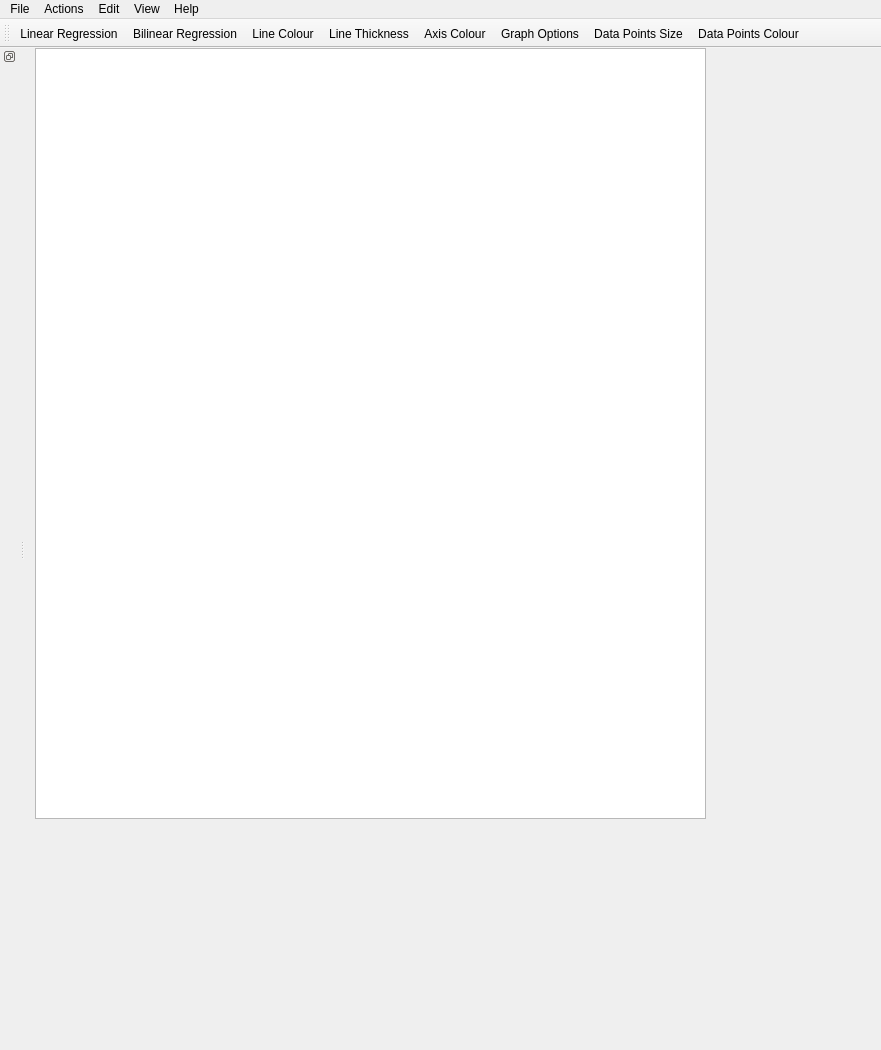
<?xml version="1.0" encoding="UTF-8"?>
<ui version="4.0">
 <class>GraphWindow</class>
 <widget class="QMainWindow" name="GraphWindow">
  <property name="geometry">
   <rect>
    <x>0</x>
    <y>0</y>
    <width>881</width>
    <height>1050</height>
   </rect>
  </property>
  <property name="windowTitle">
   <string>GraphWindow</string>
  </property>
  <widget class="QWidget" name="centralwidget">
   <widget class="QGraphicsView" name="graphicsView">
    <property name="geometry">
     <rect>
      <x>10</x>
      <y>0</y>
      <width>671</width>
      <height>771</height>
     </rect>
    </property>
    <property name="sizePolicy">
     <sizepolicy hsizetype="Expanding" vsizetype="Expanding">
      <horstretch>0</horstretch>
      <verstretch>0</verstretch>
     </sizepolicy>
    </property>
    <property name="contextMenuPolicy">
     <enum>Qt::ActionsContextMenu</enum>
    </property>
   </widget>
  </widget>
  <widget class="QMenuBar" name="menubar">
   <property name="geometry">
    <rect>
     <x>0</x>
     <y>0</y>
     <width>881</width>
     <height>21</height>
    </rect>
   </property>
   <widget class="QMenu" name="menuFile">
    <property name="title">
     <string>File</string>
    </property>
    <addaction name="actionNew"/>
    <addaction name="actionNew_Window"/>
    <addaction name="actionOpen"/>
    <addaction name="actionSave"/>
    <addaction name="actionSave_As"/>
    <addaction name="separator"/>
    <addaction name="actionExit"/>
   </widget>
   <widget class="QMenu" name="menuEdit">
    <property name="title">
     <string>Edit</string>
    </property>
    <widget class="QMenu" name="menuLine">
     <property name="title">
      <string>Line</string>
     </property>
     <addaction name="actionColour"/>
     <addaction name="actionThickness"/>
     <addaction name="actionData_Points_Colour"/>
     <addaction name="actionData_Points_Size"/>
    </widget>
    <widget class="QMenu" name="menuAdd_Data">
     <property name="title">
      <string>Add Data</string>
     </property>
     <addaction name="actionLinear_Regression"/>
     <addaction name="actionBilinear_Regression"/>
     <addaction name="actionData"/>
    </widget>
    <widget class="QMenu" name="menuAxis">
     <property name="title">
      <string>Axis</string>
     </property>
     <addaction name="actionGraph_Options"/>
     <addaction name="actionColour_axis"/>
    </widget>
    <addaction name="menuLine"/>
    <addaction name="menuAxis"/>
    <addaction name="menuAdd_Data"/>
    <addaction name="separator"/>
    <addaction name="actionConstant_Term"/>
    <addaction name="actionCut_Line_at_x0"/>
   </widget>
   <widget class="QMenu" name="menuHelp">
    <property name="title">
     <string>Help</string>
    </property>
    <widget class="QMenu" name="menuProgram_Usage">
     <property name="title">
      <string>Program Usage</string>
     </property>
     <addaction name="actionLinear"/>
     <addaction name="actionBilinear"/>
    </widget>
    <addaction name="menuProgram_Usage"/>
   </widget>
   <widget class="QMenu" name="menuView">
    <property name="title">
     <string>View</string>
    </property>
    <addaction name="actionEnable_Scrollbars"/>
    <addaction name="actionCurrent_Plot_Toolbar"/>
   </widget>
   <widget class="QMenu" name="menuActions">
    <property name="title">
     <string>Actions</string>
    </property>
    <addaction name="actionPlot"/>
    <addaction name="actionPlot_Bilinear_Line"/>
    <addaction name="actionClear_Graph"/>
   </widget>
   <addaction name="menuFile"/>
   <addaction name="menuActions"/>
   <addaction name="menuEdit"/>
   <addaction name="menuView"/>
   <addaction name="menuHelp"/>
  </widget>
  <widget class="QToolBar" name="toolBar">
   <property name="windowTitle">
    <string>toolBar_2</string>
   </property>
   <attribute name="toolBarArea">
    <enum>TopToolBarArea</enum>
   </attribute>
   <attribute name="toolBarBreak">
    <bool>false</bool>
   </attribute>
   <addaction name="actionLinear_Regression"/>
   <addaction name="actionBilinear_Regression"/>
   <addaction name="actionColour"/>
   <addaction name="actionThickness"/>
   <addaction name="actionColour_axis"/>
   <addaction name="actionGraph_Options"/>
   <addaction name="actionData_Points_Size"/>
   <addaction name="actionData_Points_Colour"/>
  </widget>
  <widget class="QDockWidget" name="dockWidget">
   <property name="sizePolicy">
    <sizepolicy hsizetype="Fixed" vsizetype="Fixed">
     <horstretch>0</horstretch>
     <verstretch>0</verstretch>
    </sizepolicy>
   </property>
   <property name="features">
    <set>QDockWidget::DockWidgetFloatable|QDockWidget::DockWidgetMovable|QDockWidget::DockWidgetVerticalTitleBar</set>
   </property>
   <attribute name="dockWidgetArea">
    <number>1</number>
   </attribute>
   <widget class="QWidget" name="dockWidgetContents_2">
    <widget class="QTabWidget" name="tabWidget">
     <property name="enabled">
      <bool>true</bool>
     </property>
     <property name="geometry">
      <rect>
       <x>0</x>
       <y>0</y>
       <width>231</width>
       <height>1011</height>
      </rect>
     </property>
     <property name="currentIndex">
      <number>0</number>
     </property>
     <widget class="QWidget" name="Linear">
      <attribute name="title">
       <string>Linear</string>
      </attribute>
      <widget class="QGroupBox" name="groupBox_3">
       <property name="geometry">
        <rect>
         <x>0</x>
         <y>0</y>
         <width>211</width>
         <height>411</height>
        </rect>
       </property>
       <property name="title">
        <string>Current Data</string>
       </property>
       <widget class="QWidget" name="layoutWidget">
        <property name="geometry">
         <rect>
          <x>10</x>
          <y>20</y>
          <width>191</width>
          <height>381</height>
         </rect>
        </property>
        <layout class="QVBoxLayout" name="verticalLayout_4">
         <item>
          <widget class="QTableView" name="tableView"/>
         </item>
         <item>
          <layout class="QHBoxLayout" name="horizontalLayout_3">
           <item>
            <widget class="QLabel" name="label_7">
             <property name="text">
              <string>A (c1)</string>
             </property>
            </widget>
           </item>
           <item>
            <widget class="QLabel" name="label_8">
             <property name="text">
              <string>B (c0)</string>
             </property>
            </widget>
           </item>
          </layout>
         </item>
         <item>
          <layout class="QHBoxLayout" name="horizontalLayout_2">
           <item>
            <widget class="QLCDNumber" name="lcdNumber_a"/>
           </item>
           <item>
            <widget class="QLCDNumber" name="lcdNumber_b"/>
           </item>
          </layout>
         </item>
         <item>
          <widget class="QCheckBox" name="checkBox">
           <property name="text">
            <string>Constant Term?</string>
           </property>
           <property name="checked">
            <bool>true</bool>
           </property>
          </widget>
         </item>
         <item>
          <widget class="QPushButton" name="pushButton_inputfile">
           <property name="text">
            <string>Input File</string>
           </property>
           <property name="icon">
            <iconset resource="icons.qrc">
             <normaloff>:/icons/img/add_data.png</normaloff>:/icons/img/add_data.png</iconset>
           </property>
          </widget>
         </item>
         <item>
          <widget class="QPushButton" name="pushButton_plot">
           <property name="text">
            <string>Plot Linear Line</string>
           </property>
           <property name="icon">
            <iconset resource="icons.qrc">
             <normaloff>:/icons/img/start.png</normaloff>:/icons/img/start.png</iconset>
           </property>
          </widget>
         </item>
        </layout>
       </widget>
      </widget>
      <widget class="QGroupBox" name="groupBox_4">
       <property name="geometry">
        <rect>
         <x>0</x>
         <y>690</y>
         <width>211</width>
         <height>61</height>
        </rect>
       </property>
       <property name="title">
        <string>Options</string>
       </property>
       <widget class="QWidget" name="layoutWidget">
        <property name="geometry">
         <rect>
          <x>10</x>
          <y>20</y>
          <width>191</width>
          <height>31</height>
         </rect>
        </property>
        <layout class="QVBoxLayout" name="verticalLayout_3">
         <item>
          <widget class="QPushButton" name="pushButton_graphoptions">
           <property name="text">
            <string>Graph Options</string>
           </property>
           <property name="icon">
            <iconset resource="icons.qrc">
             <normaloff>:/icons/img/options.png</normaloff>:/icons/img/options.png</iconset>
           </property>
          </widget>
         </item>
        </layout>
       </widget>
      </widget>
      <widget class="QGroupBox" name="groupBox_5">
       <property name="geometry">
        <rect>
         <x>0</x>
         <y>540</y>
         <width>211</width>
         <height>151</height>
        </rect>
       </property>
       <property name="title">
        <string>Utilities</string>
       </property>
       <widget class="QWidget" name="layoutWidget">
        <property name="geometry">
         <rect>
          <x>9</x>
          <y>20</y>
          <width>191</width>
          <height>125</height>
         </rect>
        </property>
        <layout class="QHBoxLayout" name="horizontalLayout_7">
         <item>
          <layout class="QVBoxLayout" name="verticalLayout_6">
           <item>
            <widget class="QLabel" name="label_14">
             <property name="text">
              <string>Line Colour</string>
             </property>
            </widget>
           </item>
           <item>
            <layout class="QHBoxLayout" name="horizontalLayout">
             <item>
              <widget class="QToolButton" name="toolButton_linecolour">
               <property name="text">
                <string>...</string>
               </property>
               <property name="icon">
                <iconset resource="icons.qrc">
                 <normaloff>:/icons/img/pen.png</normaloff>:/icons/img/pen.png</iconset>
               </property>
              </widget>
             </item>
             <item>
              <widget class="QLabel" name="label_linecolour">
               <property name="text">
                <string>l_colour</string>
               </property>
              </widget>
             </item>
            </layout>
           </item>
           <item>
            <widget class="QLabel" name="label_13">
             <property name="text">
              <string>Axis Colour</string>
             </property>
            </widget>
           </item>
           <item>
            <layout class="QHBoxLayout" name="horizontalLayout_6">
             <item>
              <widget class="QToolButton" name="toolButton_axiscolour">
               <property name="text">
                <string>...</string>
               </property>
               <property name="icon">
                <iconset resource="icons.qrc">
                 <normaloff>:/icons/img/scattericon.png</normaloff>:/icons/img/scattericon.png</iconset>
               </property>
              </widget>
             </item>
             <item>
              <widget class="QLabel" name="label_axiscolour">
               <property name="text">
                <string>a_colour</string>
               </property>
              </widget>
             </item>
            </layout>
           </item>
           <item>
            <widget class="QCheckBox" name="checkBox_autoupdate">
             <property name="text">
              <string>Auto Update</string>
             </property>
            </widget>
           </item>
           <item>
            <spacer name="verticalSpacer_2">
             <property name="orientation">
              <enum>Qt::Vertical</enum>
             </property>
             <property name="sizeHint" stdset="0">
              <size>
               <width>20</width>
               <height>40</height>
              </size>
             </property>
            </spacer>
           </item>
          </layout>
         </item>
         <item>
          <layout class="QVBoxLayout" name="verticalLayout_5">
           <item>
            <widget class="QPushButton" name="pushButton_usage">
             <property name="text">
              <string>Usage</string>
             </property>
             <property name="icon">
              <iconset resource="icons.qrc">
               <normaloff>:/icons/img/question_mark.png</normaloff>:/icons/img/question_mark.png</iconset>
             </property>
            </widget>
           </item>
           <item>
            <widget class="QPushButton" name="pushButton_refresh">
             <property name="text">
              <string>Refresh</string>
             </property>
            </widget>
           </item>
           <item>
            <widget class="QPushButton" name="pushButton_clear_2">
             <property name="text">
              <string>Clear Graph</string>
             </property>
            </widget>
           </item>
          </layout>
         </item>
        </layout>
       </widget>
      </widget>
      <widget class="QGroupBox" name="groupBox_6">
       <property name="geometry">
        <rect>
         <x>0</x>
         <y>410</y>
         <width>211</width>
         <height>131</height>
        </rect>
       </property>
       <property name="title">
        <string>Output</string>
       </property>
       <widget class="QTextEdit" name="textEdit">
        <property name="geometry">
         <rect>
          <x>10</x>
          <y>20</y>
          <width>191</width>
          <height>101</height>
         </rect>
        </property>
        <property name="readOnly">
         <bool>true</bool>
        </property>
       </widget>
      </widget>
     </widget>
     <widget class="QWidget" name="Bilinear">
      <attribute name="title">
       <string>Bilinear</string>
      </attribute>
      <widget class="QGroupBox" name="groupBox_7">
       <property name="geometry">
        <rect>
         <x>0</x>
         <y>0</y>
         <width>211</width>
         <height>341</height>
        </rect>
       </property>
       <property name="title">
        <string>Current Data</string>
       </property>
       <widget class="QWidget" name="layoutWidget">
        <property name="geometry">
         <rect>
          <x>10</x>
          <y>20</y>
          <width>191</width>
          <height>311</height>
         </rect>
        </property>
        <layout class="QVBoxLayout" name="verticalLayout_7">
         <item>
          <widget class="QTableView" name="tableView_2"/>
         </item>
         <item>
          <widget class="QPushButton" name="pushButton_inputbilineardata">
           <property name="text">
            <string>Input File</string>
           </property>
           <property name="icon">
            <iconset resource="icons.qrc">
             <normaloff>:/icons/img/add_data.png</normaloff>:/icons/img/add_data.png</iconset>
           </property>
          </widget>
         </item>
         <item>
          <widget class="QPushButton" name="pushButton_plotbilineardata">
           <property name="text">
            <string>Plot Bilinear Line</string>
           </property>
           <property name="icon">
            <iconset resource="icons.qrc">
             <normaloff>:/icons/img/start.png</normaloff>:/icons/img/start.png</iconset>
           </property>
          </widget>
         </item>
        </layout>
       </widget>
      </widget>
      <widget class="QGroupBox" name="groupBox_8">
       <property name="geometry">
        <rect>
         <x>0</x>
         <y>340</y>
         <width>211</width>
         <height>461</height>
        </rect>
       </property>
       <property name="title">
        <string>Output</string>
       </property>
       <widget class="QWidget" name="">
        <property name="geometry">
         <rect>
          <x>11</x>
          <y>21</y>
          <width>191</width>
          <height>431</height>
         </rect>
        </property>
        <layout class="QVBoxLayout" name="verticalLayout_8">
         <item>
          <layout class="QHBoxLayout" name="horizontalLayout_5">
           <item>
            <widget class="QLabel" name="label_9">
             <property name="text">
              <string>Breakpoint (x0)</string>
             </property>
            </widget>
           </item>
           <item>
            <widget class="QLCDNumber" name="lcdNumber_breakpoint"/>
           </item>
          </layout>
         </item>
         <item>
          <widget class="QCheckBox" name="checkBox_2">
           <property name="text">
            <string>Breakpoint dotted line?</string>
           </property>
           <property name="checked">
            <bool>true</bool>
           </property>
          </widget>
         </item>
         <item>
          <widget class="QCheckBox" name="checkBox_3">
           <property name="text">
            <string>Cut graphs at intersect?</string>
           </property>
           <property name="checked">
            <bool>false</bool>
           </property>
          </widget>
         </item>
         <item>
          <widget class="QTextEdit" name="textEdit_bilinea_data">
           <property name="readOnly">
            <bool>true</bool>
           </property>
          </widget>
         </item>
         <item>
          <layout class="QVBoxLayout" name="verticalLayout_11">
           <item>
            <layout class="QHBoxLayout" name="horizontalLayout_13">
             <item>
              <widget class="QLabel" name="label_17">
               <property name="text">
                <string>a1</string>
               </property>
              </widget>
             </item>
             <item>
              <widget class="QLCDNumber" name="lcdNumber_a1">
               <property name="sizePolicy">
                <sizepolicy hsizetype="Minimum" vsizetype="Minimum">
                 <horstretch>0</horstretch>
                 <verstretch>0</verstretch>
                </sizepolicy>
               </property>
              </widget>
             </item>
            </layout>
           </item>
           <item>
            <layout class="QHBoxLayout" name="horizontalLayout_12">
             <item>
              <widget class="QLabel" name="label_12">
               <property name="text">
                <string>b1</string>
               </property>
              </widget>
             </item>
             <item>
              <widget class="QLCDNumber" name="lcdNumber_b1"/>
             </item>
            </layout>
           </item>
           <item>
            <layout class="QHBoxLayout" name="horizontalLayout_11">
             <item>
              <widget class="QLabel" name="label_11">
               <property name="text">
                <string>a2</string>
               </property>
              </widget>
             </item>
             <item>
              <widget class="QLCDNumber" name="lcdNumber_a2"/>
             </item>
            </layout>
           </item>
           <item>
            <layout class="QHBoxLayout" name="horizontalLayout_10">
             <item>
              <widget class="QLabel" name="label_10">
               <property name="text">
                <string>b2</string>
               </property>
              </widget>
             </item>
             <item>
              <widget class="QLCDNumber" name="lcdNumber_b2"/>
             </item>
            </layout>
           </item>
          </layout>
         </item>
        </layout>
       </widget>
      </widget>
      <widget class="QGroupBox" name="groupBox_9">
       <property name="geometry">
        <rect>
         <x>0</x>
         <y>800</y>
         <width>211</width>
         <height>161</height>
        </rect>
       </property>
       <property name="title">
        <string>Utilities</string>
       </property>
       <widget class="QWidget" name="layoutWidget_2">
        <property name="geometry">
         <rect>
          <x>9</x>
          <y>20</y>
          <width>191</width>
          <height>125</height>
         </rect>
        </property>
        <layout class="QHBoxLayout" name="horizontalLayout_8">
         <item>
          <layout class="QVBoxLayout" name="verticalLayout_9">
           <item>
            <widget class="QLabel" name="label_15">
             <property name="text">
              <string>Line Colour</string>
             </property>
            </widget>
           </item>
           <item>
            <layout class="QHBoxLayout" name="horizontalLayout_4">
             <item>
              <widget class="QToolButton" name="toolButton_linecolour_2">
               <property name="text">
                <string>...</string>
               </property>
               <property name="icon">
                <iconset resource="icons.qrc">
                 <normaloff>:/icons/img/pen.png</normaloff>:/icons/img/pen.png</iconset>
               </property>
              </widget>
             </item>
             <item>
              <widget class="QLabel" name="label_linecolour_2">
               <property name="text">
                <string>l_colour</string>
               </property>
              </widget>
             </item>
            </layout>
           </item>
           <item>
            <widget class="QLabel" name="label_16">
             <property name="text">
              <string>Axis Colour</string>
             </property>
            </widget>
           </item>
           <item>
            <layout class="QHBoxLayout" name="horizontalLayout_9">
             <item>
              <widget class="QToolButton" name="toolButton_axiscolour_2">
               <property name="text">
                <string>...</string>
               </property>
               <property name="icon">
                <iconset resource="icons.qrc">
                 <normaloff>:/icons/img/scattericon.png</normaloff>:/icons/img/scattericon.png</iconset>
               </property>
              </widget>
             </item>
             <item>
              <widget class="QLabel" name="label_axiscolour_2">
               <property name="text">
                <string>a_colour</string>
               </property>
              </widget>
             </item>
            </layout>
           </item>
           <item>
            <widget class="QCheckBox" name="checkBox_autoupdate_2">
             <property name="text">
              <string>Auto Update</string>
             </property>
             <property name="checked">
              <bool>false</bool>
             </property>
            </widget>
           </item>
           <item>
            <spacer name="verticalSpacer_3">
             <property name="orientation">
              <enum>Qt::Vertical</enum>
             </property>
             <property name="sizeHint" stdset="0">
              <size>
               <width>20</width>
               <height>40</height>
              </size>
             </property>
            </spacer>
           </item>
          </layout>
         </item>
         <item>
          <layout class="QVBoxLayout" name="verticalLayout_10">
           <item>
            <widget class="QPushButton" name="pushButton_usage_2">
             <property name="text">
              <string>Usage</string>
             </property>
             <property name="icon">
              <iconset resource="icons.qrc">
               <normaloff>:/icons/img/question_mark.png</normaloff>:/icons/img/question_mark.png</iconset>
             </property>
            </widget>
           </item>
           <item>
            <widget class="QPushButton" name="pushButton_refresh_2">
             <property name="text">
              <string>Refresh</string>
             </property>
            </widget>
           </item>
           <item>
            <widget class="QPushButton" name="pushButton_clear_3">
             <property name="text">
              <string>Clear Graph</string>
             </property>
            </widget>
           </item>
          </layout>
         </item>
        </layout>
       </widget>
      </widget>
     </widget>
     <widget class="QWidget" name="Bessel">
      <property name="enabled">
       <bool>false</bool>
      </property>
      <attribute name="title">
       <string>Bessel</string>
      </attribute>
      <widget class="QGroupBox" name="groupBox">
       <property name="geometry">
        <rect>
         <x>0</x>
         <y>0</y>
         <width>211</width>
         <height>251</height>
        </rect>
       </property>
       <property name="sizePolicy">
        <sizepolicy hsizetype="Fixed" vsizetype="Fixed">
         <horstretch>0</horstretch>
         <verstretch>0</verstretch>
        </sizepolicy>
       </property>
       <property name="title">
        <string>Current Plotted</string>
       </property>
       <widget class="QWidget" name="layoutWidget">
        <property name="geometry">
         <rect>
          <x>10</x>
          <y>20</y>
          <width>191</width>
          <height>221</height>
         </rect>
        </property>
        <layout class="QVBoxLayout" name="verticalLayout_2">
         <item>
          <widget class="QLabel" name="label_5">
           <property name="text">
            <string>Bessel Function Data</string>
           </property>
          </widget>
         </item>
         <item>
          <layout class="QGridLayout" name="gridLayout">
           <item row="5" column="0">
            <widget class="QLabel" name="label_4">
             <property name="text">
              <string>Function Type:</string>
             </property>
            </widget>
           </item>
           <item row="7" column="0">
            <widget class="QLabel" name="label_6">
             <property name="text">
              <string>Function Order:</string>
             </property>
            </widget>
           </item>
           <item row="3" column="1">
            <widget class="QLCDNumber" name="lcdNumber_numofval">
             <property name="sizePolicy">
              <sizepolicy hsizetype="Maximum" vsizetype="Maximum">
               <horstretch>0</horstretch>
               <verstretch>0</verstretch>
              </sizepolicy>
             </property>
            </widget>
           </item>
           <item row="0" column="0">
            <widget class="QLabel" name="label">
             <property name="sizePolicy">
              <sizepolicy hsizetype="Preferred" vsizetype="Preferred">
               <horstretch>0</horstretch>
               <verstretch>0</verstretch>
              </sizepolicy>
             </property>
             <property name="text">
              <string>Start Value</string>
             </property>
            </widget>
           </item>
           <item row="0" column="1">
            <widget class="QLCDNumber" name="lcdNumber_startval">
             <property name="sizePolicy">
              <sizepolicy hsizetype="Maximum" vsizetype="Maximum">
               <horstretch>0</horstretch>
               <verstretch>0</verstretch>
              </sizepolicy>
             </property>
            </widget>
           </item>
           <item row="4" column="0">
            <spacer name="verticalSpacer">
             <property name="orientation">
              <enum>Qt::Vertical</enum>
             </property>
             <property name="sizeHint" stdset="0">
              <size>
               <width>20</width>
               <height>40</height>
              </size>
             </property>
            </spacer>
           </item>
           <item row="5" column="1">
            <widget class="QLabel" name="label_functype">
             <property name="text">
              <string>Not Selected</string>
             </property>
            </widget>
           </item>
           <item row="1" column="0">
            <widget class="QLabel" name="label_2">
             <property name="text">
              <string>End Value</string>
             </property>
            </widget>
           </item>
           <item row="1" column="1">
            <widget class="QLCDNumber" name="lcdNumber_endval">
             <property name="sizePolicy">
              <sizepolicy hsizetype="Maximum" vsizetype="Maximum">
               <horstretch>0</horstretch>
               <verstretch>0</verstretch>
              </sizepolicy>
             </property>
            </widget>
           </item>
           <item row="3" column="0">
            <widget class="QLabel" name="label_3">
             <property name="text">
              <string>Number of values</string>
             </property>
            </widget>
           </item>
           <item row="7" column="1">
            <widget class="QLCDNumber" name="lcdNumber_functorder">
             <property name="sizePolicy">
              <sizepolicy hsizetype="Maximum" vsizetype="Maximum">
               <horstretch>0</horstretch>
               <verstretch>0</verstretch>
              </sizepolicy>
             </property>
            </widget>
           </item>
          </layout>
         </item>
        </layout>
       </widget>
      </widget>
      <widget class="QGroupBox" name="groupBox_2">
       <property name="geometry">
        <rect>
         <x>0</x>
         <y>250</y>
         <width>211</width>
         <height>291</height>
        </rect>
       </property>
       <property name="sizePolicy">
        <sizepolicy hsizetype="Expanding" vsizetype="Expanding">
         <horstretch>0</horstretch>
         <verstretch>0</verstretch>
        </sizepolicy>
       </property>
       <property name="title">
        <string>Options:</string>
       </property>
       <widget class="QWidget" name="layoutWidget">
        <property name="geometry">
         <rect>
          <x>10</x>
          <y>20</y>
          <width>191</width>
          <height>271</height>
         </rect>
        </property>
        <layout class="QVBoxLayout" name="verticalLayout">
         <item>
          <widget class="QPushButton" name="pushButton_data">
           <property name="text">
            <string>Change Data</string>
           </property>
           <property name="icon">
            <iconset resource="icons.qrc">
             <normaloff>:/icons/img/add_data.png</normaloff>:/icons/img/add_data.png</iconset>
           </property>
          </widget>
         </item>
         <item>
          <widget class="QPushButton" name="pushButton_options">
           <property name="text">
            <string>Graph Options</string>
           </property>
           <property name="icon">
            <iconset resource="icons.qrc">
             <normaloff>:/icons/img/options.png</normaloff>:/icons/img/options.png</iconset>
           </property>
          </widget>
         </item>
         <item>
          <widget class="QTextEdit" name="help_box">
           <property name="readOnly">
            <bool>true</bool>
           </property>
          </widget>
         </item>
         <item>
          <widget class="QPushButton" name="pushButton_clear">
           <property name="text">
            <string>Clear Graph</string>
           </property>
          </widget>
         </item>
        </layout>
       </widget>
      </widget>
     </widget>
    </widget>
   </widget>
  </widget>
  <action name="actionNew">
   <property name="enabled">
    <bool>false</bool>
   </property>
   <property name="text">
    <string>New</string>
   </property>
  </action>
  <action name="actionSave">
   <property name="enabled">
    <bool>false</bool>
   </property>
   <property name="text">
    <string>Save</string>
   </property>
  </action>
  <action name="actionSave_As">
   <property name="enabled">
    <bool>false</bool>
   </property>
   <property name="text">
    <string>Save As...</string>
   </property>
  </action>
  <action name="actionOpen">
   <property name="enabled">
    <bool>false</bool>
   </property>
   <property name="text">
    <string>Open...</string>
   </property>
  </action>
  <action name="actionNew_Window">
   <property name="enabled">
    <bool>false</bool>
   </property>
   <property name="text">
    <string>New Window</string>
   </property>
  </action>
  <action name="actionExit">
   <property name="enabled">
    <bool>false</bool>
   </property>
   <property name="text">
    <string>Exit</string>
   </property>
  </action>
  <action name="actionThickness">
   <property name="icon">
    <iconset resource="icons.qrc">
     <normaloff>:/icons/img/thickness.png</normaloff>:/icons/img/thickness.png</iconset>
   </property>
   <property name="text">
    <string>Line Thickness</string>
   </property>
  </action>
  <action name="actionColour">
   <property name="icon">
    <iconset resource="icons.qrc">
     <normaloff>:/icons/img/pen.png</normaloff>:/icons/img/pen.png</iconset>
   </property>
   <property name="text">
    <string>Line Colour</string>
   </property>
  </action>
  <action name="actionData">
   <property name="enabled">
    <bool>false</bool>
   </property>
   <property name="text">
    <string>Bessel Functions</string>
   </property>
  </action>
  <action name="actionEnable_Scrollbars">
   <property name="checkable">
    <bool>true</bool>
   </property>
   <property name="checked">
    <bool>false</bool>
   </property>
   <property name="enabled">
    <bool>true</bool>
   </property>
   <property name="text">
    <string>Enable Scrollbars</string>
   </property>
  </action>
  <action name="actionCurrent_Plot_Toolbar">
   <property name="checkable">
    <bool>true</bool>
   </property>
   <property name="checked">
    <bool>true</bool>
   </property>
   <property name="text">
    <string>Current Plot Toolbar</string>
   </property>
  </action>
  <action name="actionLinear_Regression">
   <property name="text">
    <string>Linear Regression</string>
   </property>
  </action>
  <action name="actionGraph_Options">
   <property name="icon">
    <iconset resource="icons.qrc">
     <normaloff>:/icons/img/options.png</normaloff>:/icons/img/options.png</iconset>
   </property>
   <property name="text">
    <string>Graph Options</string>
   </property>
  </action>
  <action name="actionColour_axis">
   <property name="icon">
    <iconset resource="icons.qrc">
     <normaloff>:/icons/img/scattericon.png</normaloff>:/icons/img/scattericon.png</iconset>
   </property>
   <property name="text">
    <string>Axis Colour</string>
   </property>
  </action>
  <action name="actionData_Points_Colour">
   <property name="text">
    <string>Data Points Colour</string>
   </property>
  </action>
  <action name="actionData_Points_Size">
   <property name="text">
    <string>Data Points Size</string>
   </property>
  </action>
  <action name="actionPlot">
   <property name="text">
    <string>Plot Linear Line</string>
   </property>
  </action>
  <action name="actionClear_Graph">
   <property name="text">
    <string>Clear Graph</string>
   </property>
  </action>
  <action name="actionConstant_Term">
   <property name="checkable">
    <bool>true</bool>
   </property>
   <property name="checked">
    <bool>true</bool>
   </property>
   <property name="text">
    <string>Constant Term</string>
   </property>
  </action>
  <action name="actionPlot_Bilinear_Line">
   <property name="text">
    <string>Plot Bilinear Line</string>
   </property>
  </action>
  <action name="actionBilinear_Regression">
   <property name="text">
    <string>Bilinear Regression</string>
   </property>
  </action>
  <action name="actionLinear">
   <property name="text">
    <string>Linear</string>
   </property>
  </action>
  <action name="actionBilinear">
   <property name="text">
    <string>Bilinear</string>
   </property>
  </action>
  <action name="actionCut_Line_at_x0">
   <property name="checkable">
    <bool>true</bool>
   </property>
   <property name="text">
    <string>Cut Graphs at x0</string>
   </property>
  </action>
 </widget>
 <resources>
  <include location="icons.qrc"/>
 </resources>
 <connections/>
</ui>
